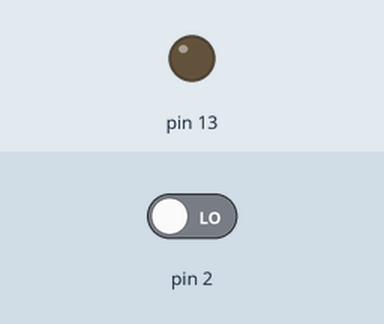
A sketch run on a simulated Arduino Uno, built with avr-gcc and run on an emulated ATmega328P. Parts: output pins drawn as LEDs (lit = HIGH). The inputs (shaded band) are chosen by the test bench; at power-on: pin 2 LOW.

Above: at 1.2 s.
1.3 s: pin 2 driven HIGH
At 1.6 s:
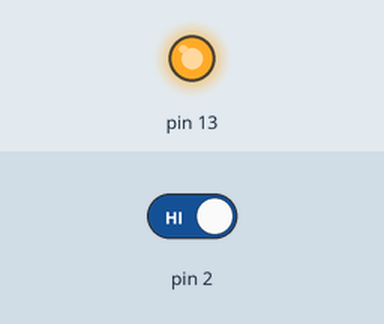
2.8 s: pin 2 driven LOW
At 4.0 s:
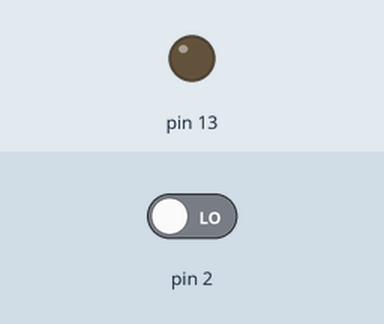
Timing chart, 0 to 5.8 s (numbered marks = the images above; inputs shaded):
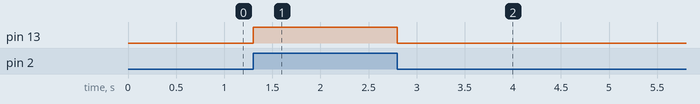

The sketch:

Button.ino
```cpp
void setup(){

  pinMode(2, INPUT);
  pinMode(13, OUTPUT);

}

void loop(){

int input = digitalRead(2);

if (input == HIGH){

  digitalWrite(13, HIGH);

}else{

  digitalWrite(13, LOW);

}

}
```

Measured:
- after the input at 1.3 s, pin 13: LOW → HIGH at once
- after the input at 2.8 s, pin 13: HIGH → LOW at once
